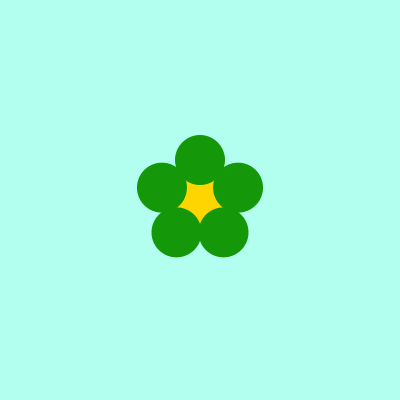
Frame 1 (no input)
Frame 60 (the mouse pressed at the canvas centre just before this capture): identical to frame 1, image omitted
Frame 120 (the mouse held since frame 60 and released just before this capture): identical to frame 1, image omitted

The Processing sketch that drew this single still picture (run headless with seeded random() and noise(); from frame 60 on, the mouse is pressed at the canvas centre):

// Processing sketch: processing_11763
// ── processing_11763.pde

int drawingMode = 0;

void setup() {
  size(400,400);
  smooth();
  rectMode(CENTER);
  fill(24,185,117);
  noStroke();
}


void draw() {
  
  background(178,255,239); 
  
  
  if (drawingMode == 0) {
    drawFlower1();
  } else if (drawingMode == 1) {
    drawFlower2();
  } else if (drawingMode == 2) { 
    drawFlower3();
  } else if (drawingMode == 3) {
    drawFlower4();
  } else if (drawingMode == 4) {
    drawFlower5();
  }
  
}

void keyReleased() {
  if (key == ' ') {
    drawingMode++;}
  if (drawingMode>=5){
    drawingMode=0;
  }
}

void drawFlower1(){
  translate(width/2, height/2);
  fill(255,213,0);
  ellipse(0, 0, 50, 50);
  fill(20,152,9);
  for (int i = 0; i < 5; i++) {
    ellipse(0,-40,50,50);
    rotate(radians(72));
  }
  

}

void drawFlower2(){
  translate(width/2, height/2);
  fill(255,213,0);
  ellipse(0, 0, 60, 60);
  fill(20,152,9);
  for (int i = 0; i < 5; i++) {
    ellipse(0,-50,40,40);
    rotate(radians(72));
  }
}

void drawFlower3(){
  translate(width/2, height/2);
  fill(255,213,0);
  ellipse(0, 0, 50, 50);
  fill(20,152,9);
  for (int i = 0; i < 5; i++) {
    ellipse(0,-60,30,30);
    rotate(radians(72));
  }
}

void drawFlower4(){
    translate(width/2, height/2);
  fill(255,213,0);
  ellipse(0, 0, 70, 70);
  fill(20,152,9);
  for (int i = 0; i < 5; i++) {
    ellipse(0,-70,20,20);
    rotate(radians(72));
  }
}
  
void drawFlower5(){
    translate(width/2, height/2);
  fill(255,213,0);
  ellipse(0, 0, 80, 80);
  fill(20,152,9);
  for (int i = 0; i < 5; i++) {
    ellipse(0,-80,10,10);
    rotate(radians(72));
  }
}
  
  
  
  
